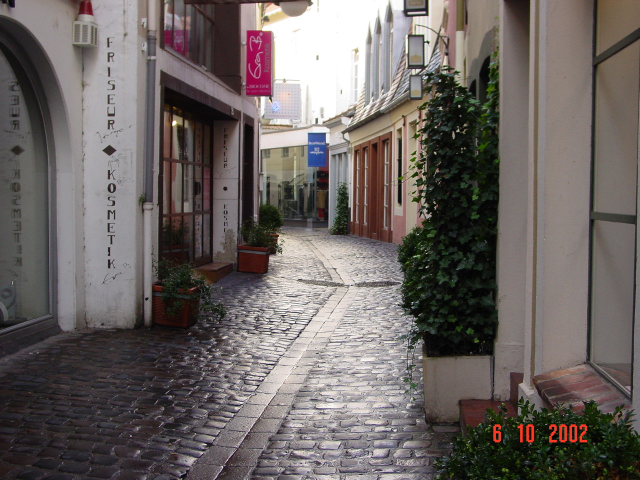
#> input picture 1-1/CB1501007/Computer and Programming Entry/Python 2023 실습코드/7200 GUI - Graphics/1000 - 그래픽 기초 1(c)/rainnyday.JPG, 1280 x 960 px, found by its file name (shown at 1/2 size)
$ python 'Graphics More  0450 - Crop image.py'
#> lines starting #> are read from the running program, lines starting #| are printed output that depends on the picture


from PIL import Image

img = Image.open("rainnyday.jpg")
#> img is the input picture: PIL image 1280x960 RGB; mean R, G, B 107.7, 100.6, 98.2
print ("Image size = ", img.size)
#| Image size =  (1280, 960)
X= int(input("Type X :"))
#> the answer given: 3
Y= int(input("Type Y :"))
#> the answer given: 3
print (img.getpixel((X, Y)))
#| (67, 67, 57)

print ("X=", X)


box = (X, Y, X+400, Y+400) #변수 box에 자를 좌표 넣기 (x0, y0, x1, y1)
croppedbox = img.crop(box) #box를 자르는 함수인 crop의 인자에 넣는다.
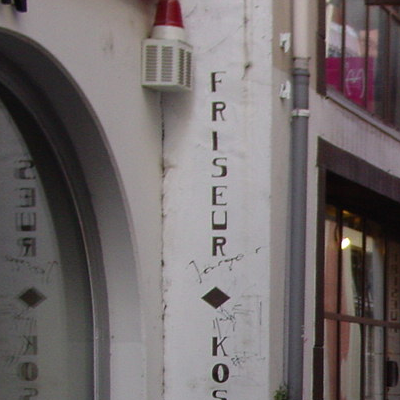
#> croppedbox: PIL image 400x400 RGB; mean R, G, B 113.9, 106.9, 107.4
croppedbox.save("croppedimg.jpg") #자른 내용 저장하기

$ run again, with 1-1/CB1501007/Computer and Programming Entry/Python 2023 실습코드/7200 GUI - Graphics/1000 - 그래픽 기초 1(c)/desk.jpg copied over 1-1/CB1501007/Computer and Programming Entry/Python 2023 실습코드/7200 GUI - Graphics/1000 - 그래픽 기초 1(c)/rainnyday.JPG
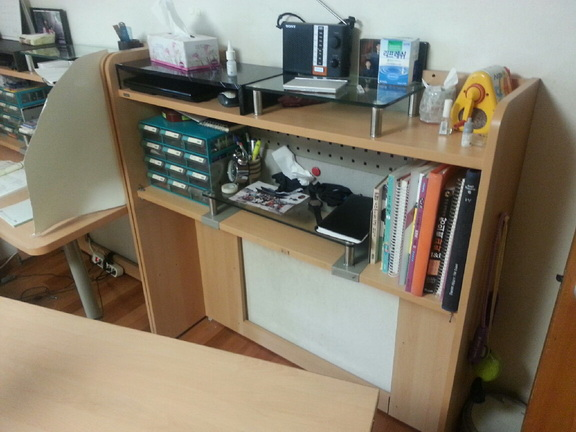
#> input picture 1-1/CB1501007/Computer and Programming Entry/Python 2023 실습코드/7200 GUI - Graphics/1000 - 그래픽 기초 1(c)/desk.jpg, 576 x 432 px, found by its file name
#> img is the input picture: PIL image 576x432 RGB; mean R, G, B 133.1, 124.9, 108.2
#| Image size =  (576, 432)
#| (185, 193, 195)
#> `croppedbox = img.crop(box)`:
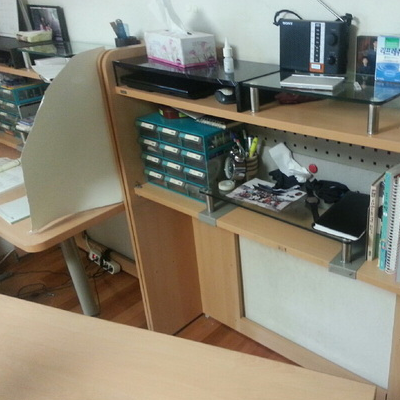
#> croppedbox: PIL image 400x400 RGB; mean R, G, B 134.4, 130, 114.9
